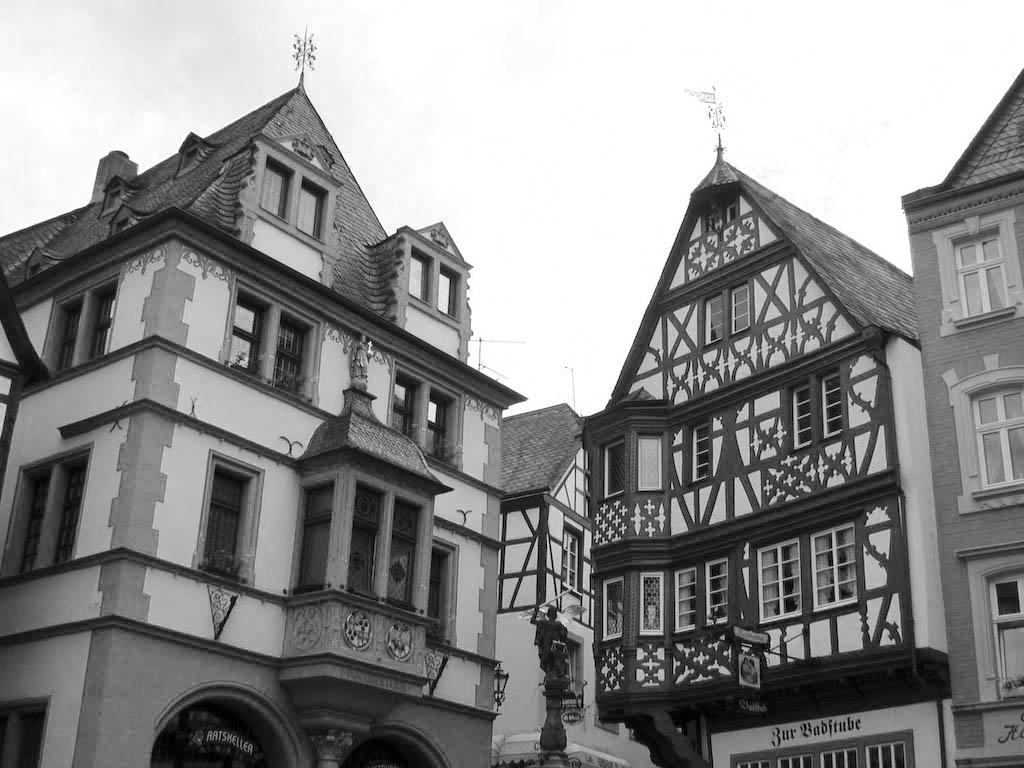
#> input picture Lab1_Wiederick_20062602/houses.jpg, 1024 x 768 px
$ jupyter execute --allow-errors Main_JacksonWiederick_20062602.ipynb
#> lines starting #> are read from the running program, lines starting #| are printed output that depends on the picture; after the words box and inside, x2 and y2 are one past the last pixel; in counts of white or black regions, pixels touching at a corner belong together
[cell 1]
import cv2
import numpy as np
from matplotlib import pyplot as plt

[cell 2]
gray_house = cv2.imread("houses.jpg",0)
#> gray_house is the input picture: shape (768, 1024); min 0, max 255, mean 141.3
gray_sudoku = cv2.imread("sudoku.jpg",0)
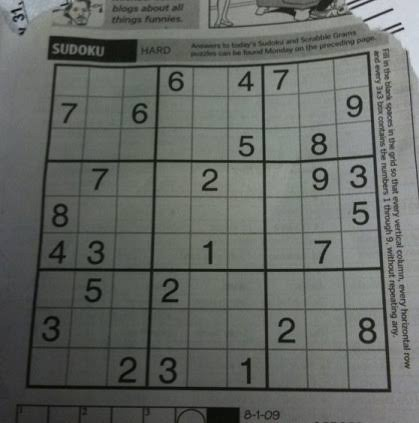
#> input picture Lab1_Wiederick_20062602/sudoku.jpg, 419 x 423 px
#> gray_sudoku: shape (423, 419); min 2, max 218, mean 101.8

[cell 3]
Threshold = 127
House1 = np.zeros((768,1024), np.uint8)
for i in range(768):
    for j in range(1024):


        if gray_house[i,j] > Threshold:
            House1[i,j] = 255
        else:
            House1[i,j] = 0
plt.title("House Simple Threshold")
plt.imshow(House1, cmap = 'gray')
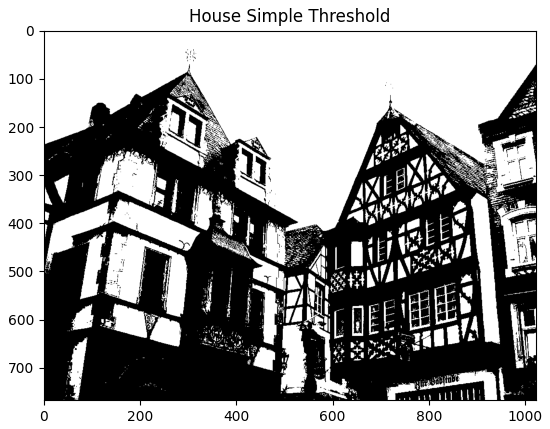
#> figure drawn by matplotlib, 1 panel

[cell 4]
Threshold = 127
Sudoku1 = np.zeros((423,419), np.uint8)
for i in range(423):
    for j in range(419):
        if gray_sudoku[i,j] > Threshold:
            Sudoku1[i,j] = 255
        else:
            Sudoku1[i,j] = 0
plt.title("Sudoku Simple Threshold")
plt.imshow(cv2.cvtColor(Sudoku1,cv2.COLOR_BGR2RGB))
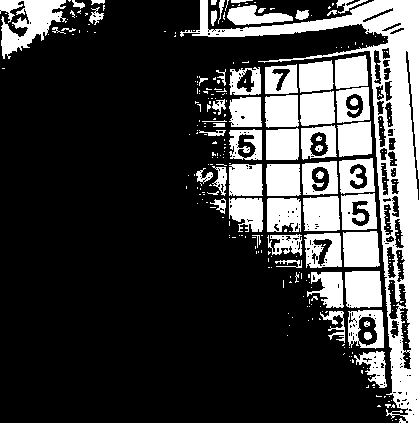
#> shown: shape (423, 419, 3); 25.5% white; 290 white regions (227 under 20 px), largest, box (x1, y1, x2, y2) and area: (180, 0, 419, 423) 14871, (0, 0, 67, 59) 2039, (345, 271, 382, 308) 1276

[cell 5]
House2 = np.zeros((768,1024), np.uint8)

startpos=0
Track_bar = "Threshold"
WindowName = "Output Window"
# [9 lines left out: function track_bar, not called in this run]

def testTrackBar(Image, WindowName):
    cv2.namedWindow(WindowName, cv2.WINDOW_NORMAL)
    cv2.createTrackbar(Track_bar, WindowName, 0, 255, track_bar)
    cv2.waitKey(0)
    cv2.destroyAllWindows()
testTrackBar(gray_house, "Output Window")

[cell 6]
Sudoku2 = np.zeros((423, 419), np.uint8)
startpos=0
Track_bar = "Threshold"
WindowName = "Output Window"
# [9 lines left out: function track_bar, not called in this run]

def testTrackBar(Image, WindowName):
    cv2.namedWindow(WindowName, cv2.WINDOW_NORMAL)
    cv2.createTrackbar(Track_bar, WindowName, 0, 255, track_bar)
    cv2.waitKey(0)
    cv2.destroyAllWindows()
testTrackBar(gray_sudoku, "Output Window")

[cell 7]
def tiles(image,step_size):
#> called with step_size = 50
    tiles = cv2.cvtColor(image,0)
    i = 0
    while i < tiles.shape[1]:
        j = 0
        while j < tiles.shape[0]:
            tiles = cv2.rectangle(tiles,(i,j),(i+step_size,j+step_size),(255,0,0),1)
            j += step_size
        i += step_size
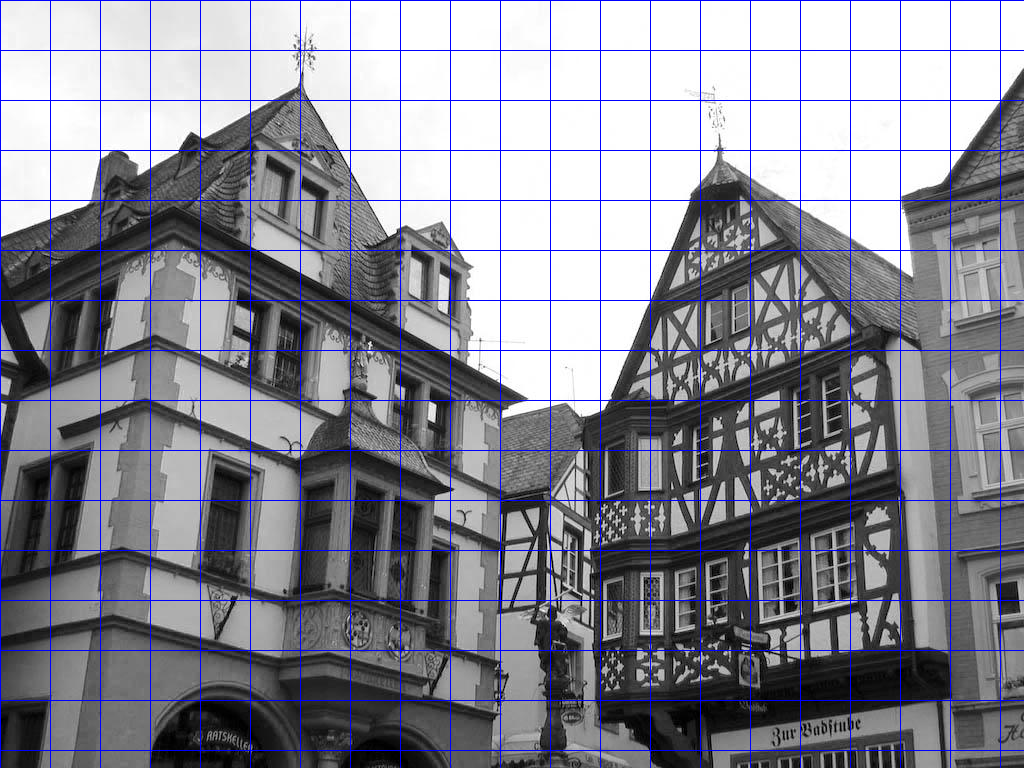
#> tiles: shape (768, 1024, 4); mean B, G, R, A 145.9, 135.5, 135.5, 244.6
#> after the loop, i = 1050

    return tiles

[cell 8]
plt.imshow(tiles(gray_house,50), cmap = "gray")
plt.title("50x50 Tile Seperated Image")

[cell 9]
plt.imshow(tiles(gray_house,100), cmap = "gray")
#> call 2 of tiles, with step_size = 100
#> after the loop in tiles (call 2), `while i < tiles.shape[1]:`:
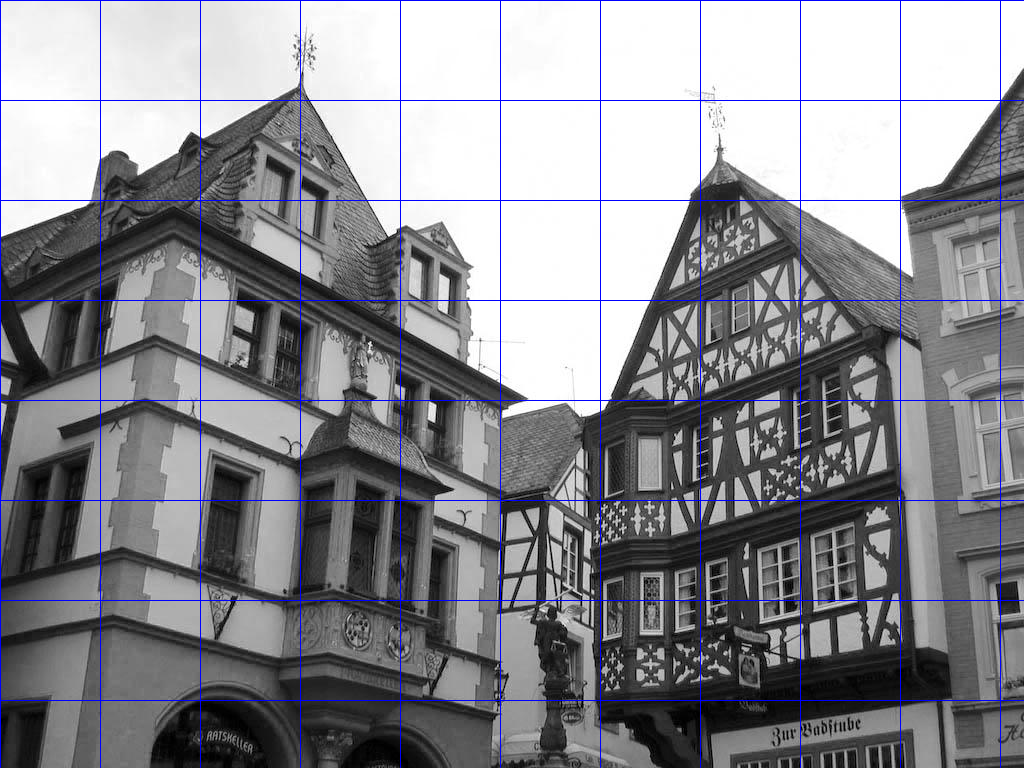
#> tiles: shape (768, 1024, 4); mean B, G, R, A 143.7, 138.3, 138.3, 249.6
#> after the loop in tiles (call 2), `while i < tiles.shape[1]:`: i = 1100
plt.title("100x100 Tile Seperated Image")

[cell 10]
def otsuAlgorithm(image):
    otsu_histogram,between = np.histogram(image, np.arange(0,257))
    max_variance_between, threshold_between, threshold_within, min_variance_within = -1,-1,-1,100000
    threshold_values = np.arange(256)
    otsu_historgram = otsu_histogram*(1.0/(image.shape[0]*image.shape[1]))

    for threshold in between[1:-1]:
        histogram_sum = np.sum(otsu_histogram)

        if histogram_sum == 0:
            histogram_sum == 1

        probability_back = np.sum(otsu_histogram[:threshold])
        probability_for = np.sum(otsu_histogram[threshold:])

        if probability_for == 0:
            probability_for = 1
        if  probability_back == 0:
             probability_back = 1

        weighted_back =  probability_back * (1.0/histogram_sum)
        weighted_for = probability_for * (1.0/histogram_sum)

        avg_back = np.sum(otsu_histogram[:threshold]*threshold_values[:threshold])/( probability_back)
        avg_for = np.sum(otsu_histogram[threshold:]*threshold_values[threshold:])/(probability_for)
        variance_Between = weighted_back*weighted_for*(avg_back - avg_for)**2

        if variance_Between > max_variance_between:
            threshold_between = threshold
            max_variance_between = variance_Between

        variance_back = np.sum([((i - avg_back)**2)
        for i in range(threshold)]*otsu_histogram[:threshold])/ probability_back
        variance_for = np.sum([((i - avg_for)**2)
        for i in range(threshold,256)]*otsu_histogram[threshold:])/probability_for
        variance_weight = (weighted_back*variance_back) + (weighted_for*variance_for)
        if variance_weight < min_variance_within:
            threshold_within = threshold
            min_variance_within = variance_weight

    threshold_image = np.zeros(image.shape,dtype = "uint8")
    if threshold_between > 250:
        threshold_between = threshold_between - 20

    for i in range(0, image.shape[0]):
        for j in range(0, image.shape[1]):
            if image[i,j] < threshold_between:
                threshold_image[i,j] = 0
            else:
                threshold_image[i,j] = 255
    return threshold_image


def SplitImage(image,size):
#> called with size = 50
    array = []
    for i in range(0, image.shape[0], size):
        for j in range(0, image.shape[1], size):

            if i + size > image.shape[0] and j + size > image.shape[1]:
                section = image[i: i + (image.shape[0]), j: j + (image.shape[1])]
                array.append(section)
                break

            elif i + size > image.shape[0] :
                section = image[i: i + (image.shape[0]), j: j + size]
                array.append(section)

            elif i + size > image.shape[1] :
                section = image[i: i + size, j: j + (image.shape[1])]
                array.append(section)

            else:
                section = image[i: i + size, j: j + size]
                array.append(section)
#> after the loop, array = 336 items

    return array

[cell 11]
def otsuThresh(image, size):

    SplitImages = SplitImage(image,size)
#> SplitImages = 336 items
    blank = np.zeros(image.shape,dtype = "uint8")
    for i in range(len(SplitImages)):
        SplitImages[i] = otsuAlgorithm(SplitImages[i])

    k = 0
    for i in range(0, blank.shape[0], size):
        for j in range(0, blank.shape[1], size):
            if i + size > blank.shape[0] and j + size > blank.shape[1]:
                blank[i: i + (blank.shape[0]), j: j + (blank.shape[1])] = SplitImages[k]
                k += 1
                break
            elif i + size > blank.shape[0] :
                blank[i: i + (blank.shape[0]), j: j + size] = SplitImages[k]
                k += 1
            elif i + size > blank.shape[1] :
                blank[i: i + size, j: j + (blank.shape[1])] = SplitImages[k]
                k += 1
            else:
                blank[i: i + size, j: j + size] = SplitImages[k]
                k +=1
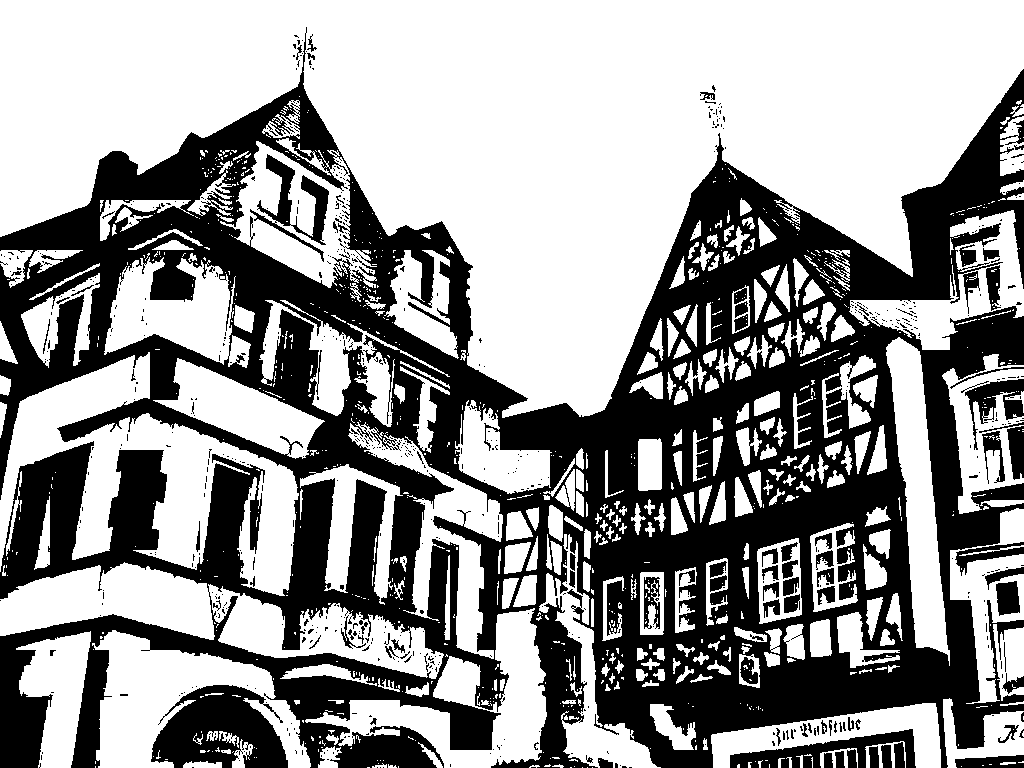
#> blank: shape (768, 1024); 58.6% white; 690 black regions (598 under 20 px), largest, box (x1, y1, x2, y2) and area: (0, 27, 1024, 768) 297633, (151, 685, 288, 768) 7461, (730, 729, 916, 768) 2845
#> after the loop, k = 336

    return blank

[cell 12]
OtsuHouseImage = otsuThresh(gray_house, 50)
plt.imshow(OtsuHouseImage, cmap = 'gray')
plt.title("House Simple Threshold")

[cell 13]
OtsuSudokuImage = otsuThresh(gray_sudoku, 20)
#> call 2 of otsuThresh, with size = 20
#> in otsuThresh (call 2), `SplitImages = SplitImage(image,size)`: SplitImages = 462 items
#> after the loop in otsuThresh (call 2), `for i in range(0, blank.shape[0], size):`:
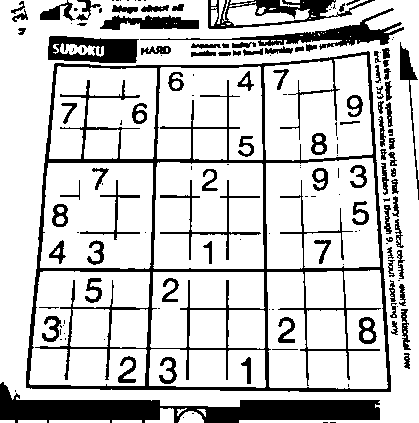
#> blank: shape (423, 419); 79.1% white; 157 black regions (66 under 20 px), largest, box (x1, y1, x2, y2) and area: (26, 51, 391, 392) 13138, (0, 382, 380, 423) 7016, (140, 8, 404, 50) 1954
#> after the loop in otsuThresh (call 2), `for i in range(0, blank.shape[0], size):`: k = 462
